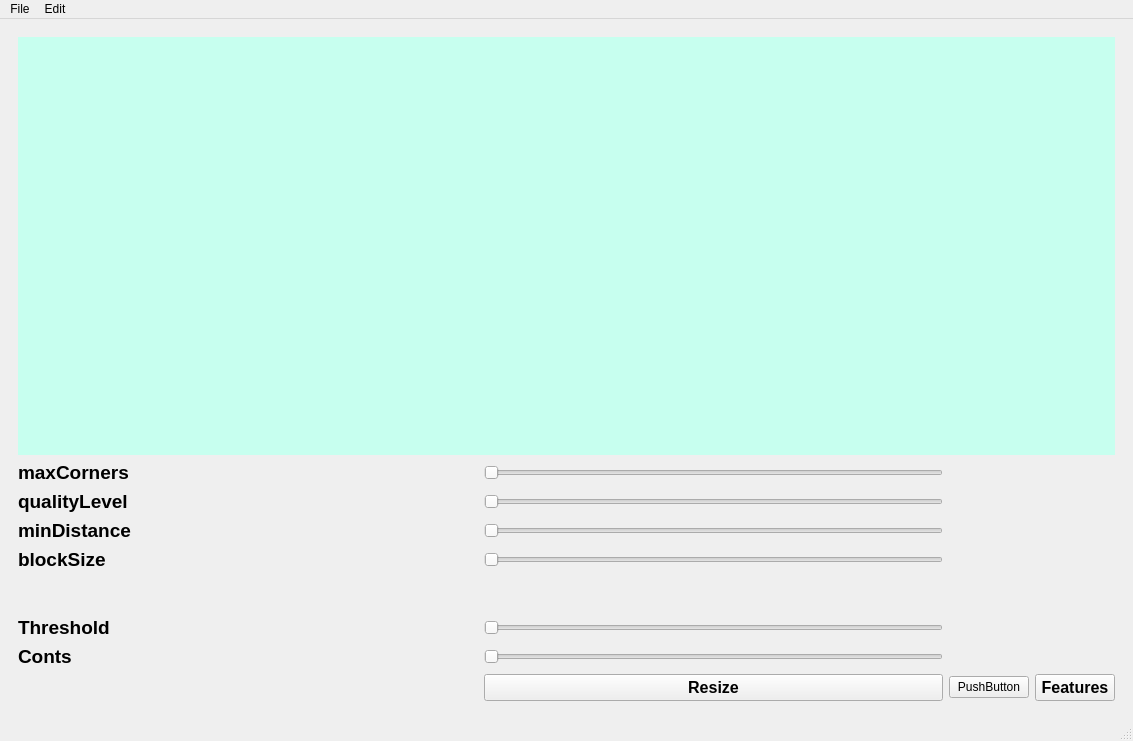
<?xml version="1.0" encoding="UTF-8"?>
<ui version="4.0">
 <class>MainWindow</class>
 <widget class="QMainWindow" name="MainWindow">
  <property name="geometry">
   <rect>
    <x>0</x>
    <y>0</y>
    <width>1133</width>
    <height>741</height>
   </rect>
  </property>
  <property name="windowTitle">
   <string>MainWindow</string>
  </property>
  <widget class="QWidget" name="centralwidget">
   <layout class="QHBoxLayout" name="horizontalLayout">
    <item>
     <widget class="QWidget" name="widget" native="true">
      <layout class="QGridLayout" name="gridLayout">
       <item row="2" column="0">
        <widget class="QLabel" name="qualitylabel">
         <property name="font">
          <font>
           <pointsize>14</pointsize>
           <weight>75</weight>
           <bold>true</bold>
          </font>
         </property>
         <property name="text">
          <string>qualityLevel</string>
         </property>
        </widget>
       </item>
       <item row="7" column="0">
        <widget class="QLabel" name="Thrholdlabel">
         <property name="font">
          <font>
           <pointsize>14</pointsize>
           <weight>75</weight>
           <bold>true</bold>
          </font>
         </property>
         <property name="text">
          <string>Threshold</string>
         </property>
        </widget>
       </item>
       <item row="13" column="2">
        <widget class="QPushButton" name="pushButton">
         <property name="text">
          <string>PushButton</string>
         </property>
        </widget>
       </item>
       <item row="5" column="0">
        <widget class="QLabel" name="blockSizelabel">
         <property name="font">
          <font>
           <pointsize>14</pointsize>
           <weight>75</weight>
           <bold>true</bold>
          </font>
         </property>
         <property name="text">
          <string>blockSize</string>
         </property>
        </widget>
       </item>
       <item row="8" column="0">
        <widget class="QLabel" name="contrastLabel">
         <property name="font">
          <font>
           <pointsize>14</pointsize>
           <weight>75</weight>
           <bold>true</bold>
          </font>
         </property>
         <property name="text">
          <string>Conts </string>
         </property>
        </widget>
       </item>
       <item row="13" column="3">
        <widget class="QPushButton" name="featuresButton">
         <property name="font">
          <font>
           <pointsize>12</pointsize>
           <weight>75</weight>
           <bold>true</bold>
          </font>
         </property>
         <property name="text">
          <string>Features</string>
         </property>
        </widget>
       </item>
       <item row="13" column="1">
        <widget class="QPushButton" name="resizeButton">
         <property name="font">
          <font>
           <pointsize>12</pointsize>
           <weight>75</weight>
           <bold>true</bold>
          </font>
         </property>
         <property name="text">
          <string>Resize</string>
         </property>
        </widget>
       </item>
       <item row="13" column="0">
        <spacer name="horizontalSpacer">
         <property name="orientation">
          <enum>Qt::Horizontal</enum>
         </property>
         <property name="sizeHint" stdset="0">
          <size>
           <width>40</width>
           <height>20</height>
          </size>
         </property>
        </spacer>
       </item>
       <item row="5" column="1">
        <widget class="QSlider" name="blockSizeSlider">
         <property name="orientation">
          <enum>Qt::Horizontal</enum>
         </property>
        </widget>
       </item>
       <item row="0" column="0" colspan="4">
        <widget class="QLabel" name="imageLabel">
         <property name="styleSheet">
          <string notr="true">background:rgb(199, 255, 239)</string>
         </property>
         <property name="text">
          <string/>
         </property>
        </widget>
       </item>
       <item row="7" column="1">
        <widget class="QSlider" name="ThresholdlSlider">
         <property name="orientation">
          <enum>Qt::Horizontal</enum>
         </property>
        </widget>
       </item>
       <item row="8" column="1">
        <widget class="QSlider" name="contrsSlider">
         <property name="orientation">
          <enum>Qt::Horizontal</enum>
         </property>
        </widget>
       </item>
       <item row="3" column="1">
        <widget class="QSlider" name="minDistSlider">
         <property name="orientation">
          <enum>Qt::Horizontal</enum>
         </property>
        </widget>
       </item>
       <item row="6" column="0">
        <spacer name="verticalSpacer">
         <property name="orientation">
          <enum>Qt::Vertical</enum>
         </property>
         <property name="sizeType">
          <enum>QSizePolicy::Fixed</enum>
         </property>
         <property name="sizeHint" stdset="0">
          <size>
           <width>20</width>
           <height>39</height>
          </size>
         </property>
        </spacer>
       </item>
       <item row="3" column="0">
        <widget class="QLabel" name="minDistlabel">
         <property name="font">
          <font>
           <pointsize>14</pointsize>
           <weight>75</weight>
           <bold>true</bold>
          </font>
         </property>
         <property name="text">
          <string>minDistance</string>
         </property>
        </widget>
       </item>
       <item row="2" column="1">
        <widget class="QSlider" name="qualitySlider">
         <property name="orientation">
          <enum>Qt::Horizontal</enum>
         </property>
        </widget>
       </item>
       <item row="1" column="0">
        <widget class="QLabel" name="maxCornerlabel">
         <property name="font">
          <font>
           <pointsize>14</pointsize>
           <weight>75</weight>
           <bold>true</bold>
          </font>
         </property>
         <property name="text">
          <string>maxCorners</string>
         </property>
        </widget>
       </item>
       <item row="1" column="1">
        <widget class="QSlider" name="maxCornerSlider">
         <property name="orientation">
          <enum>Qt::Horizontal</enum>
         </property>
        </widget>
       </item>
      </layout>
     </widget>
    </item>
   </layout>
  </widget>
  <widget class="QMenuBar" name="menubar">
   <property name="geometry">
    <rect>
     <x>0</x>
     <y>0</y>
     <width>1133</width>
     <height>26</height>
    </rect>
   </property>
   <widget class="QMenu" name="menuFile">
    <property name="title">
     <string>File</string>
    </property>
   </widget>
   <widget class="QMenu" name="menuEdit">
    <property name="title">
     <string>Edit</string>
    </property>
   </widget>
   <addaction name="menuFile"/>
   <addaction name="menuEdit"/>
  </widget>
  <widget class="QStatusBar" name="statusbar"/>
  <action name="actionOpen">
   <property name="text">
    <string>Open</string>
   </property>
   <property name="font">
    <font>
     <pointsize>10</pointsize>
     <weight>75</weight>
     <bold>true</bold>
    </font>
   </property>
   <property name="shortcut">
    <string>Ctrl+O</string>
   </property>
  </action>
  <action name="actionSave">
   <property name="text">
    <string>Save</string>
   </property>
  </action>
  <action name="actionhsv">
   <property name="text">
    <string>hsv</string>
   </property>
  </action>
 </widget>
 <resources/>
 <connections/>
</ui>
